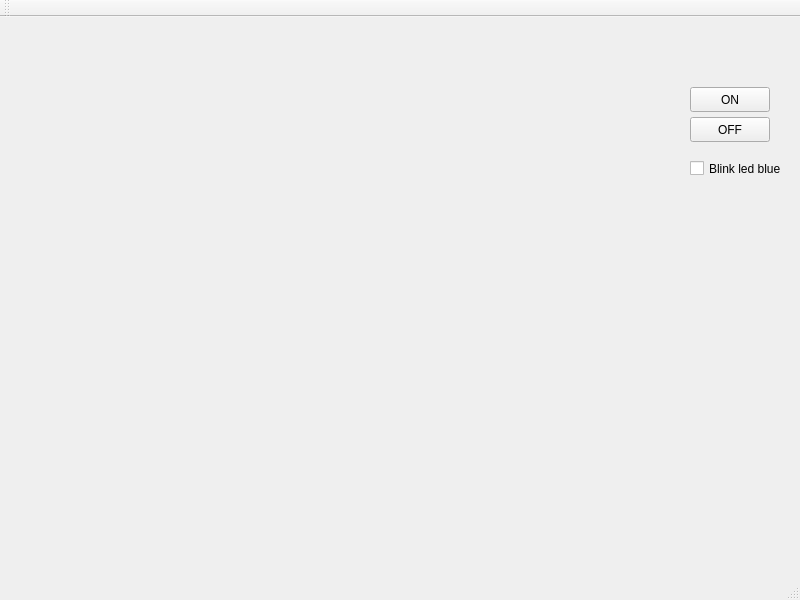
<?xml version="1.0" encoding="UTF-8"?>
<ui version="4.0">
 <class>MainWindow</class>
 <widget class="QMainWindow" name="MainWindow">
  <property name="geometry">
   <rect>
    <x>0</x>
    <y>0</y>
    <width>800</width>
    <height>600</height>
   </rect>
  </property>
  <property name="windowTitle">
   <string>MainWindow</string>
  </property>
  <widget class="QWidget" name="centralWidget">
   <widget class="QPushButton" name="btnOn">
    <property name="geometry">
     <rect>
      <x>690</x>
      <y>70</y>
      <width>80</width>
      <height>25</height>
     </rect>
    </property>
    <property name="text">
     <string>ON</string>
    </property>
   </widget>
   <widget class="QPushButton" name="btnOff">
    <property name="geometry">
     <rect>
      <x>690</x>
      <y>100</y>
      <width>80</width>
      <height>25</height>
     </rect>
    </property>
    <property name="text">
     <string>OFF</string>
    </property>
   </widget>
   <widget class="QCheckBox" name="chkBlinkBlue">
    <property name="geometry">
     <rect>
      <x>690</x>
      <y>140</y>
      <width>101</width>
      <height>23</height>
     </rect>
    </property>
    <property name="text">
     <string>Blink led blue</string>
    </property>
   </widget>
  </widget>
  <widget class="QMenuBar" name="menuBar">
   <property name="geometry">
    <rect>
     <x>0</x>
     <y>0</y>
     <width>800</width>
     <height>22</height>
    </rect>
   </property>
  </widget>
  <widget class="QToolBar" name="mainToolBar">
   <attribute name="toolBarArea">
    <enum>TopToolBarArea</enum>
   </attribute>
   <attribute name="toolBarBreak">
    <bool>false</bool>
   </attribute>
  </widget>
  <widget class="QStatusBar" name="statusBar"/>
 </widget>
 <layoutdefault spacing="6" margin="11"/>
 <resources/>
 <connections/>
</ui>
